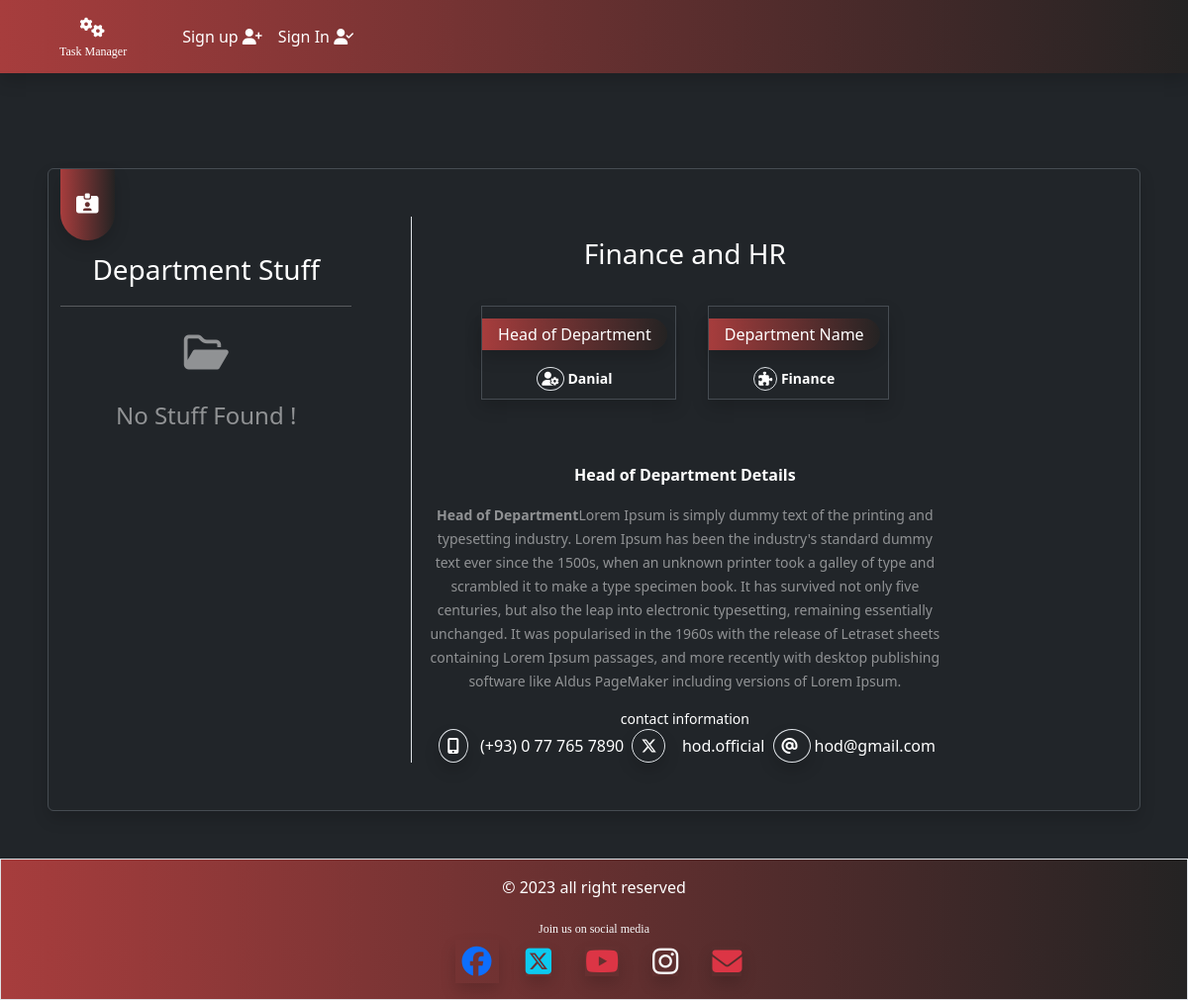
Page /taskmanager/getDetails/21 on the earlier database version.
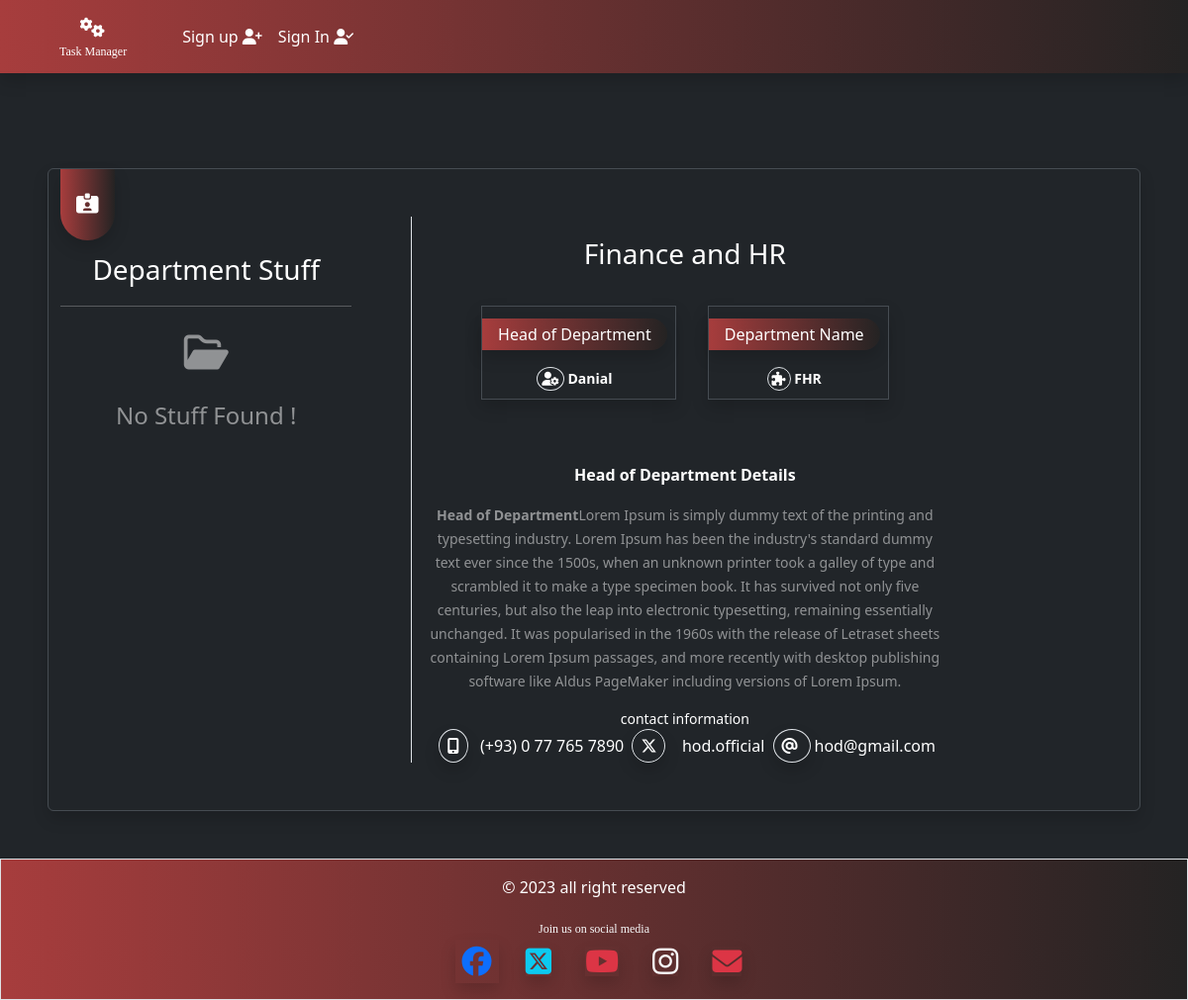
Same page on the later database version.
### taskmanager/models.py (models this page shows, shortened)
class Department(models.Model):
    name = models.CharField(max_length=250)
    Description = models.TextField(max_length=300)
    dept_head = models.CharField(max_length=100)

### taskmanager/views.py (the view)
# urls.py: path('getDetails/<sid>', views.getDetails, name='getDetails'),
def getDetails(request, sid):
    if sid:
        d = Department.objects.get(id = sid)
        u = User.objects.filter(department_id = sid)
        return render(request, 'taskmanager/dept_details.html',{'stuff':u, 'departmentDetails':d})

### taskmanager/templates/taskmanager/dept_details.html (shortened to what the changed rows need)
{% extends 'taskmanager/base.html' %}
{% load static %}
{% block content %}
<div class="bg-dark text-white p-5">
    <div class="container rounded shadow border border-secondary border-opacity-50 mt-5">
        <div class="row my-5">
            <div class="col md-6 text-center">
                <div class="">
                    <p class="fs-3 mt-3">{{departmentDetails.Description}}</p>
                    <div class="d-flex justify-content-center p-3 mb-5">
                        <div class="mx-3 border border-secondary border-opacity-50 shadow py-2 pe-2">
                            <p class="bg-maroon text-white rounded-end-pill px-3 shadow mt-1 py-1">Head of Department
                            </p>
                            <small class="px-3 fw-bold"><i
                                    class="fa-solid fa-user-gear rounded-circle border p-1"></i>&nbsp;{{departmentDetails.dept_head}}</small>
                        </div>
                        <div class="mx-3 border border-secondary border-opacity-50 shadow py-2 pe-2">
                            <p class="bg-maroon text-white rounded-end-pill px-3 shadow mt-1 py-1">Department Name</p>
                            <small class="px-3 fw-bold"><i
                                    class="fa-solid fa-puzzle-piece rounded-circle border p-1"></i>&nbsp;{{departmentDetails.name}}</small>
                        </div>
                    </div>
                    <p class="fw-bold">Head of Department Details</p>
                    <p class="text-white-50">
                        <small><b>Head of Department</b>Lorem Ipsum is simply dummy text of the printing and typesetting
                            Ipsum.</small>
                    </p>
                    <div class="text-center">
                        <small class="d-block">contact information</small>
                        <span class="">
                            (+93) 0 77 765 7890</span>
                        <span class="">
                            &nbsp; hod.official</span>
                        <span class="">hod@gmail.com</span>
                    </div>
                </div>
            </div>
        </div>
    </div>
</div>
{% endblock content %}

Differences in the rows shown:
changed Department "Finance and HR": name "Finance" → "FHR"
